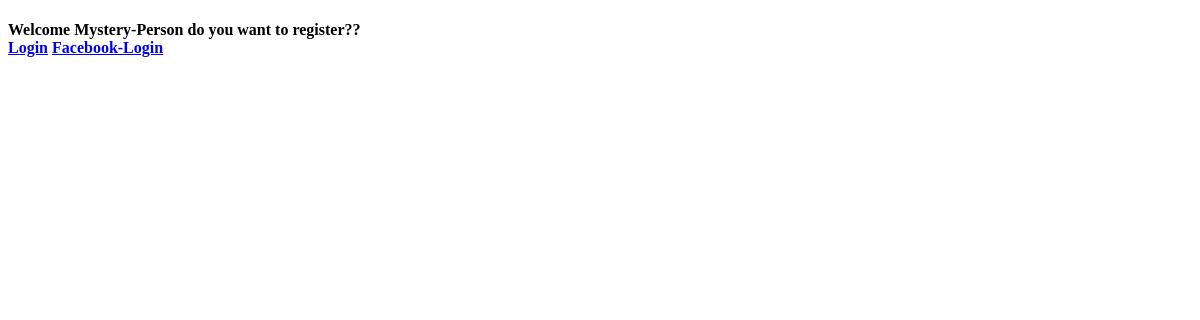
The page /store/ on the database as committed earlier.
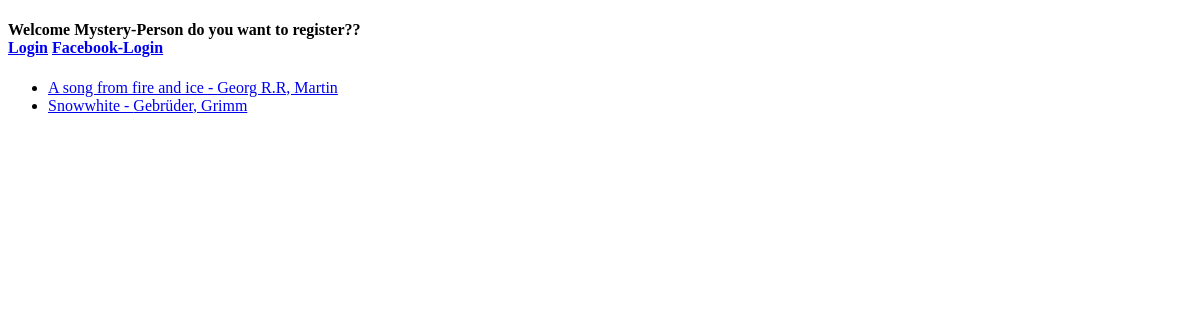
The same page on the database as committed later.
### store/models.py (models this page shows, shortened)
class Book(models.Model):
    title = models.CharField(max_length=200)
    author = models.ForeignKey(Author)
    description = models.TextField()
    publish_date = models.DateField(default=timezone.now)
    cover = models.ImageField(upload_to=image_upload_path, null=True, blank=True)
    price = models.DecimalField(decimal_places=2, max_digits=8)
    stock = models.IntegerField(default=0)

class Author(models.Model):
    first_name = models.CharField(max_length=200)
    last_name = models.CharField(max_length=200)
    def __str__(self):
        return "{0}, {1}".format(self.first_name, self.last_name)

### store/views.py (the view)
class BookListView(ListView):
    model = Book
    template_name = 'index.html'
    ordering = 'title'
    def get_queryset(self, **kwargs):
        return super(BookListView, self).get_queryset(**kwargs).all()

### store/templates/index.html
{% extends 'base.html' %}
{% block content %}
{% if request.user.is_authenticated %}
    <h4>
        {% if request.user.first_name %}
            {{ request.user.first_name }}
        {% else %}
            {{ request.user.username }}
        {% endif %}!
        <br>
        <a href="{% url 'auth_logout' %}">Logout</a>
    </h4>
{% else %}
    <h4>
        Welcome Mystery-Person do you want to register??
        <br>
        <a href="{% url 'auth_login' %}">Login</a>
        <a href="{% url 'social:begin' 'facebook' %}">Facebook-Login</a>
    </h4>
{% endif %}
<ul>
    {% for item in object_list %}
    <li><a href="{% url 'store:bookDetail' item.pk %}">{{item.title}} - {{item.author}}</a></li>
    {% endfor %}
</ul>
{% endblock %}

### store/templates/base.html (shortened to what this page needs)
<!DOCTYPE html>
<html lang="en">
<head>
</head>
<body>
{% block content %}
{% endblock %}
</body>
</html>

Rows that differ between the two databases and show on the page:
added Book: title "A song from fire and ice", author "Georg R.R, Martin"
added Book: title "Snowwhite", author "Gebrüder, Grimm"
